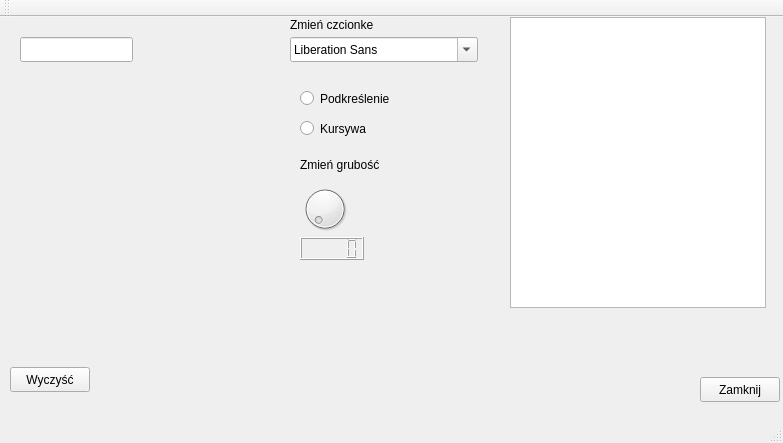
<?xml version="1.0" encoding="UTF-8"?>
<ui version="4.0">
 <class>MainWindow</class>
 <widget class="QMainWindow" name="MainWindow">
  <property name="geometry">
   <rect>
    <x>0</x>
    <y>0</y>
    <width>783</width>
    <height>443</height>
   </rect>
  </property>
  <property name="windowTitle">
   <string>MainWindow</string>
  </property>
  <widget class="QWidget" name="centralWidget">
   <widget class="QPushButton" name="pushButton">
    <property name="geometry">
     <rect>
      <x>700</x>
      <y>360</y>
      <width>80</width>
      <height>25</height>
     </rect>
    </property>
    <property name="text">
     <string>Zamknij</string>
    </property>
   </widget>
   <widget class="QLineEdit" name="leText1">
    <property name="geometry">
     <rect>
      <x>20</x>
      <y>20</y>
      <width>113</width>
      <height>25</height>
     </rect>
    </property>
   </widget>
   <widget class="QTextBrowser" name="tbWyswietl">
    <property name="geometry">
     <rect>
      <x>510</x>
      <y>0</y>
      <width>256</width>
      <height>291</height>
     </rect>
    </property>
   </widget>
   <widget class="QPushButton" name="pbWyczysc">
    <property name="geometry">
     <rect>
      <x>10</x>
      <y>350</y>
      <width>80</width>
      <height>25</height>
     </rect>
    </property>
    <property name="text">
     <string>Wyczyść</string>
    </property>
   </widget>
   <widget class="QFontComboBox" name="fontComboBox">
    <property name="geometry">
     <rect>
      <x>290</x>
      <y>20</y>
      <width>188</width>
      <height>25</height>
     </rect>
    </property>
   </widget>
   <widget class="QLabel" name="label">
    <property name="geometry">
     <rect>
      <x>290</x>
      <y>0</y>
      <width>91</width>
      <height>16</height>
     </rect>
    </property>
    <property name="text">
     <string>Zmień czcionke</string>
    </property>
   </widget>
   <widget class="QRadioButton" name="rbB">
    <property name="geometry">
     <rect>
      <x>300</x>
      <y>70</y>
      <width>96</width>
      <height>23</height>
     </rect>
    </property>
    <property name="text">
     <string>Podkreślenie</string>
    </property>
   </widget>
   <widget class="QRadioButton" name="rbI">
    <property name="geometry">
     <rect>
      <x>300</x>
      <y>100</y>
      <width>96</width>
      <height>23</height>
     </rect>
    </property>
    <property name="text">
     <string>Kursywa</string>
    </property>
   </widget>
   <widget class="QDial" name="dial">
    <property name="geometry">
     <rect>
      <x>300</x>
      <y>160</y>
      <width>50</width>
      <height>64</height>
     </rect>
    </property>
    <property name="maximum">
     <number>100</number>
    </property>
    <property name="singleStep">
     <number>10</number>
    </property>
   </widget>
   <widget class="QLabel" name="label_2">
    <property name="geometry">
     <rect>
      <x>300</x>
      <y>140</y>
      <width>91</width>
      <height>16</height>
     </rect>
    </property>
    <property name="text">
     <string>Zmień grubość</string>
    </property>
   </widget>
   <widget class="QLCDNumber" name="lcdNumber">
    <property name="geometry">
     <rect>
      <x>300</x>
      <y>220</y>
      <width>64</width>
      <height>23</height>
     </rect>
    </property>
   </widget>
  </widget>
  <widget class="QMenuBar" name="menuBar">
   <property name="geometry">
    <rect>
     <x>0</x>
     <y>0</y>
     <width>783</width>
     <height>22</height>
    </rect>
   </property>
  </widget>
  <widget class="QToolBar" name="mainToolBar">
   <attribute name="toolBarArea">
    <enum>TopToolBarArea</enum>
   </attribute>
   <attribute name="toolBarBreak">
    <bool>false</bool>
   </attribute>
  </widget>
  <widget class="QStatusBar" name="statusBar"/>
 </widget>
 <layoutdefault spacing="6" margin="11"/>
 <resources/>
 <connections/>
</ui>
